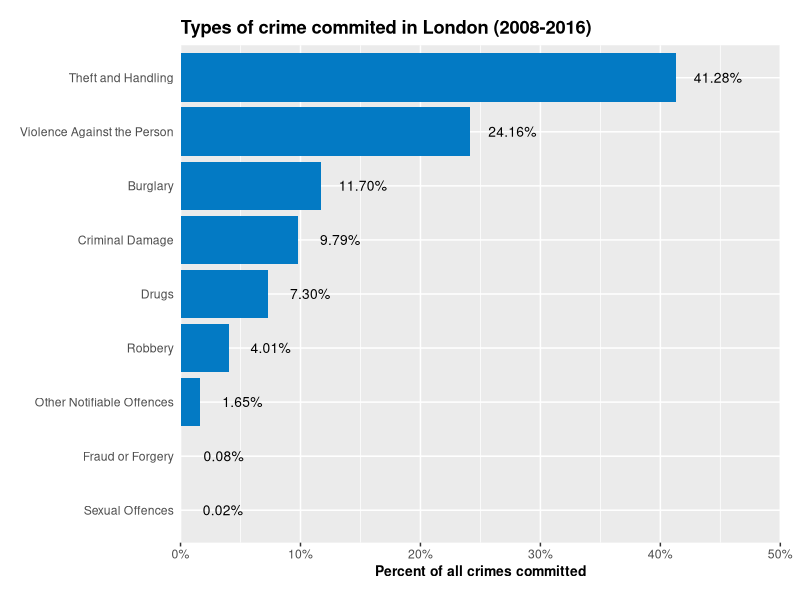

The R source for this figure:
## ---- chunk 1
knitr::opts_chunk$set(echo = TRUE)

library(tidyverse)
## ---- chunk 2
crime <- read_csv('ldn_crime.csv')
## ---- chunk 3
# change dataset for plot
total_crime <- crime %>% 
  group_by(major_category) %>% 
  summarise(total = sum(num_crime)) %>%
  mutate(percentage = round(total / sum(total), digits = 4))

# Make bar plot
ggplot(total_crime, 
       aes(x = reorder(major_category, percentage), y = percentage)) + 
  geom_col(fill = "#037ac4") +
  geom_text(aes(label = scales::percent(percentage),
                y= percentage), nudge_y = 0.035, size = 3.5) +
  coord_flip() +
  labs(title = 'Types of crime commited in London (2008-2016)',
       y = 'Percent of all crimes committed') +
  scale_y_continuous(limits = c(0,0.5), 
                     expand = c(0,0), 
                     labels = scales::percent_format(accuracy = 1)) +
  theme(
    axis.title.x = element_text(size = 10, face = 'bold'),
    axis.title.y = element_blank(),
    axis.ticks.y = element_blank(),
    plot.title = element_text(face = 'bold'),
    plot.margin = unit(c(0.5,0.5,0.5,0.5), 'cm')
  )
